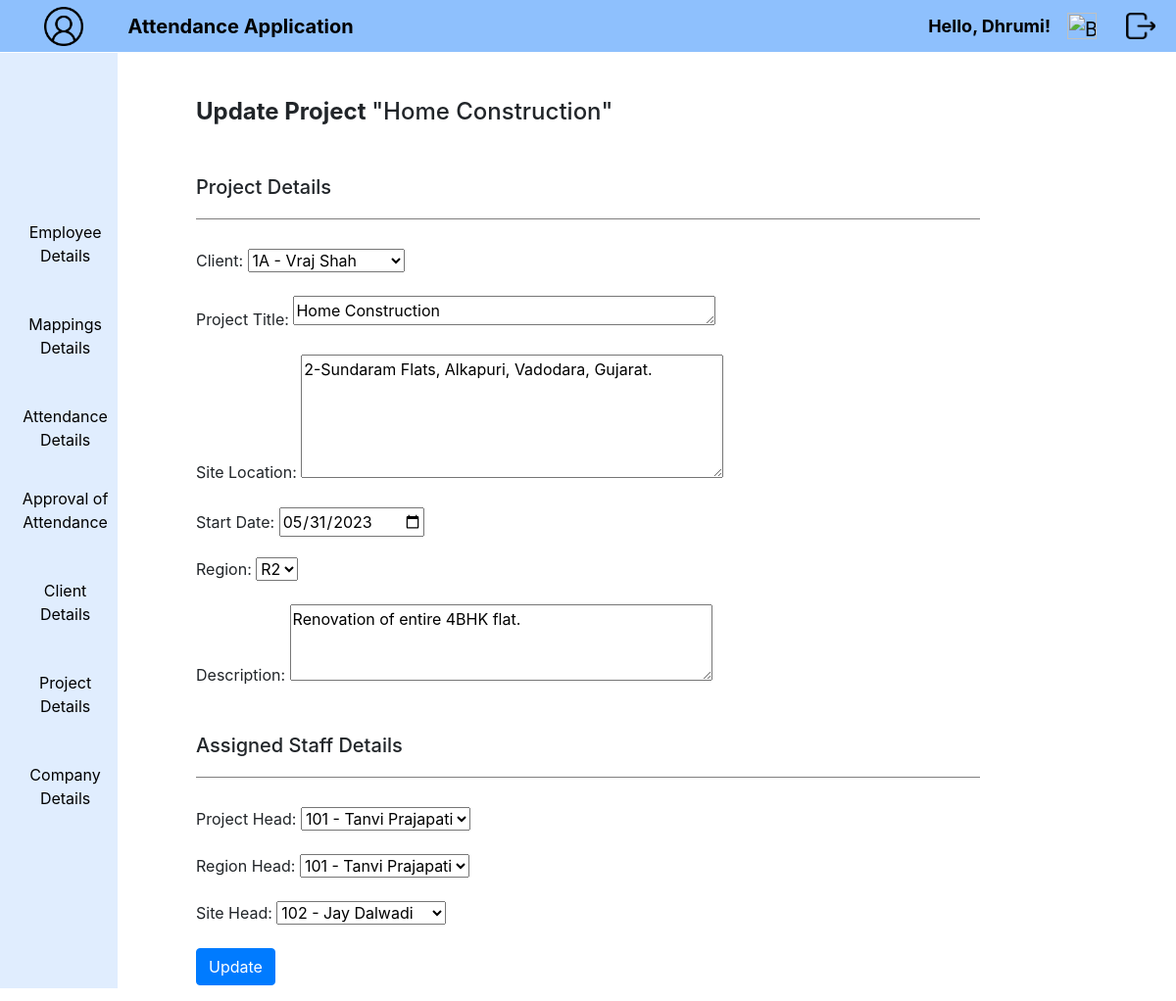
Page /prjupdate/11 (signed in) on the committed database.
### Attendance/models.py (models this page shows, shortened)
class Project(models.Model):
        REGIONS = (('R1','R1'),
                   ('R2','R2'),
                   ('R3','R3'),)
        user = models.ForeignKey(User, on_delete=models.CASCADE, default=1)
        client = models.CharField(max_length=100, null=True, verbose_name='Client')
        prjtitle = models.CharField(max_length=50, null=True, verbose_name='Project Title')
        siteloc = models.TextField(max_length=50, null=True, verbose_name='Site Location')
        startdt = models.DateTimeField(default=datetime.now,help_text = "Please use the following format: <em>YYYY-MM-DD HH:MM:SS</em>.", verbose_name='Starting Date')
        region = models.CharField(choices=REGIONS,max_length=50,null=True, default='Service Provider', verbose_name='Region')
        description = models.TextField(max_length=100, null=True, verbose_name='Description')
        prjhead = models.CharField(max_length=100, null=True, verbose_name='Project Head')
        regionhead = models.CharField(max_length=100, null=True, verbose_name='Region Head')
        sitehead = models.CharField(max_length=100, null=True, verbose_name='Site Head')
        class Meta:
                db_table = "Project"

### Attendance/views.py (the view)
# urls.py: path('prjupdate/<int:pk>', views.PrjUpdate, name='PrjUpdate'),
@login_required(login_url='loginview')
@never_cache
def PrjUpdate(request, pk):
    project = get_object_or_404(Project, pk=pk)
    if request.method == 'POST':
        prjform1 = PrjForm1(request.POST, instance=project)
        prjform2 = PrjForm2(request.POST, instance=project)
        if prjform1.is_valid() and prjform2.is_valid():
            prjform1.save()
            prjform2.save()
            return redirect('ProjectEntry')
    else:
        prjform1 = PrjForm1(instance=project)
        prjform2 = PrjForm2(instance=project)
    return render(request, 'PrjUpdate.html', {'prjform1': prjform1, 'prjform2': prjform2, 'prj':project})

### Attendance/form.py
class PrjForm1(forms.ModelForm):
    startdt = forms.DateField(widget=forms.DateInput(attrs={'type': 'date'}), label='Start Date')
    client = forms.ChoiceField(choices=[])
    prjtitle = forms.CharField(widget=forms.Textarea(attrs={"rows": 1}), label='Project Title')
    siteloc = forms.CharField(widget=forms.Textarea(attrs={"rows": 5}), label='Site Location')
    description = forms.CharField(widget=forms.Textarea(attrs={"rows": 3}), label='Description')
    def __init__(self, *args, **kwargs):
        super().__init__(*args, **kwargs)
        self.fields['client'].choices = [((obj.cid,obj.cfirstname), obj.client()) for obj in Client.objects.all()]
    class Meta:
        model = Project
        fields = ['client','prjtitle','siteloc','startdt','region','description',]

class PrjForm2(forms.ModelForm):
    prjhead = forms.ChoiceField(choices=[], label='Project Head')
    regionhead = forms.ChoiceField(choices=[], label='Region Head')
    sitehead = forms.ChoiceField(choices=[], label='Site Head')
    class Meta:
        model = Project
        fields = ['prjhead','regionhead','sitehead',]
    def __init__(self, *args, **kwargs):
        super().__init__(*args, **kwargs)
        self.fields['prjhead'].choices = [(obj.firstname, obj.employee()) for obj in Employee.objects.all()]
        self.fields['regionhead'].choices = [(obj.firstname, obj.employee()) for obj in Employee.objects.all()]
        self.fields['sitehead'].choices = [(obj.firstname, obj.employee()) for obj in Employee.objects.all()]

### Attendance/models.py (called while the page is built)
        def employee(self):
                return f"{self.empid} - {self.firstname} {self.lastname}"

        def client(self):
                return f"{self.cid} - {self.cfirstname} {self.clastname}"

### Attendance/templates/PrjUpdate.html (shortened to what this page needs)
{% extends "home.html" %}
{% load static %}
{% block content %}
{% block manager %}
<div class="emp">
    <h4 style="text-align: left; margin: 50px 0px 50px 50px;">
        <b>Update Project </b>"{{prj.prjtitle}}"
    </h4>
    <div style="margin-left: 50px;">
        <h5>
            Project Details
        </h5>
        <div class="box">
            <hr>
        </div>
        <form action="{% url 'PrjUpdate' prj.pk %}" method="POST" class="post-form" >
            {{ prjform1.as_p}}
            <br>
            <h5>
                Assigned Staff Details
            </h5>
            <div class="box">
                <hr>
            </div>
            {{ prjform2.as_p}}
            <button type="submit" class="save btn btn-primary">Update</button>
        </form>
    </div>
</div>
{% endblock %}
{% endblock %}

### Attendance/templates/home.html (shortened to what this page needs)
{% load static %}
<!doctype html lang="en">
  <head>
    <link rel="stylesheet" href="https://cdn.jsdelivr.net/npm/bootstrap@4.0.0/dist/css/bootstrap.min.css">
    <link rel="stylesheet" type="text/css" href="{% static 'css/style.css' %}">
  </head>
  <body onload="RenderDate()">
      <nav class="navbar navbar-expand-lg nav1">
        <div class="container-fluid" style="width: fit-content;">
          <a class="navbar-brand" href="{% url 'userdata' %}">
            <img src="{% static 'images/user.png' %}" width="40" height="40" class="d-inline-block align-top" style="margin-left: 28px;">
          </a>
        </div>
          <div class="collapse navbar-collapse" id="navbarSupportedContent">
            <ul class="navbar-nav">
              <li class="nav-item" style="margin-left: 15px;">
                <b>
                  <a class="navbar-brand float-left" href="{% url 'AttFormView' %}">Attendance Application</a>
                </b>
              </li>
            </ul>
            <ul class="navbar-nav mb-2 mb-lg-0 d-flex" style="position: absolute; right: 40;">
              <li>
                <b>
                  <a class="nav-link"  href="{% url 'userdata' %}" style="margin-top: 25px; font-size: 17px; margin-right: 80px;">
                    {% if user.is_authenticated %}
                    <p style="font-size: large;">Hello, {{ user.first_name }}!</p>
                    {% endif %}
                  </a>
                </b>
              </li>
            </ul>
            <ul class="navbar-nav mb-2 mb-lg-0 d-flex" style="position: absolute; right: 60;">
              <li class="nav-item">
                <a class="ml-auto navbar-brand exit" href="{% url 'summary' %}">
                  <img src="{% static 'images/summary.png' %}" alt="Bootstrap" width="30" height="27" style="margin-top: 0px; margin-right: 5px;">
                </a>
              </li>
            </ul>
            <ul class="navbar-nav mb-2 mb-lg-0 d-flex" style="position: absolute; right: 0;">
              <li class="nav-item">
                <a class="ml-auto navbar-brand exit" href="{% url 'logoutview' %}">
                  <img src="{% static 'images/exit.png' %}" alt="Bootstrap" width="30" height="27" style="margin-top: 0px; margin-right: 5px;">
                </a>
              </li>
            </ul>
          </div>
      </nav>
      {% if request.user.is_superuser %}
      {% block content %}
      {% endblock %}
      <nav class="navbar navbar-expand-lg nav2">
        <div class="container-fluid">
          <div class="row">
            <div class="col-md-1" style="min-width: 130px; margin: 0; padding: 0 10px; text-align: center;">
              <nav class="navbar navbar-default navbar-fixed-side">
                <ul class="nav navbar-nav">
                  <li class="nav-item list" style="margin-bottom: 10px;">
                    <a class="nav-link" href="#">Employee Details</a>
                  </li>
                  <li class="nav-item list" style="margin-bottom: 10px;">
                    <a class="nav-link" href="#">Mappings Details</a>
                  </li>
                  <li class="nav-item list">
                    <a class="nav-link" href="#">Attendance Details</a>
                  </li>
                  <li class="nav-item list" style="margin-bottom: 10px;">
                    <a class="nav-link" href="#">Approval of Attendance</a>
                  </li>
                  <li class="nav-item list" style="margin-bottom: 10px;">
                    <a class="nav-link" href="#">Client Details</a>
                  </li>
                  <li class="nav-item list" style="margin-bottom: 10px;">
                    <a class="nav-link" href="#">Project Details</a>
                  </li>
                  <li class="nav-item list" style="margin-bottom: 10px;">
                    <a class="nav-link" href="#">Company Details</a>
                  </li>
                </ul>
              </nav>
            </div>
          </div>
        </div>
      </nav>
    {% endif %}
  </body>
</html>

### Attendance/static/css/style.css (style rules this page uses)
li a { color: black; text-decoration: none; }
.navbar { padding: 0.1rem; }
.nav1 { background-color:#8ec0fd; position: fixed; width: 100%; top: 0; left: 0; }
.nav2 { background-color: #e0edfe; padding: 0.1rem; position: fixed; top: 53.5px; left: 0; width: 120px; height: 93.5%; }
.emp { margin-left: 150px; margin-top: 100px; }
.nav-item { position: relative; }
.nav-link { margin: 10px 0 10px 0; }
.box { text-align: left; }
hr { width: 80%; border-width: 1px; margin: 20px 0 30px 0; border-color: #807e7e; }

### rows in the picture
Project: prjtitle "Home Construction", client "1A - Vraj Shah", siteloc "2-Sundaram Flats, Alkapuri, Vadodara, Gujarat.", startdt "05/31/2023", region "R2", description "Renovation of entire 4BHK flat.", prjhead "101 - Tanvi Prajapati", regionhead "101 - Tanvi Prajapati", sitehead "102 - Jay Dalwadi"

### other values in the picture
{{ user.first_name }} "Dhrumi"
